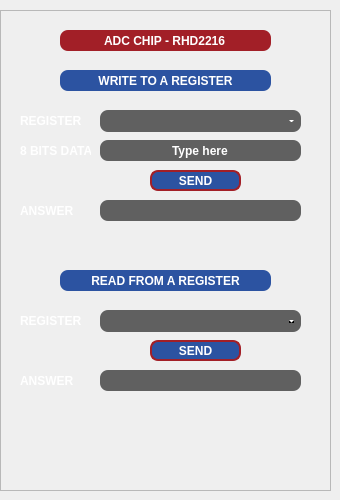
        <widget class="QWidget" name="tab">
         <attribute name="title">
          <string>ADVANCED</string>
         </attribute>
         <widget class="QFrame" name="frame">
          <property name="geometry">
           <rect>
            <x>0</x>
            <y>10</y>
            <width>331</width>
            <height>481</height>
           </rect>
          </property>
          <property name="styleSheet">
           <string notr="true">QComboBox{color:#FFFFFF;font:6pt&quot;DejaVu Sans&quot;;font-weight:bold;background-color:#606060;border:0px;border-radius:8px;padding:6px}QListView{color:#FFFFFF;font:7pt&quot;DejaVu Sans&quot;;font-weight:bold;background-color:#969696;border:0px;}QListView{color:#FFFFFF;font:7pt&quot;DejaVu Sans&quot;;font-weight:bold;background-color:#606060;border:0px;border-radius:6px;}QComboBox::drop-down{width:20px;border:5px;}QComboBox::down-arrow{border-left:2px solid none;border-right:2px solid none;border-top:2px solid #FFFFFF;width:0.5px;height:1px;border-radius:2px;}QComboBox::down-arrow:hover{background-color:#606060;border-left:2px solid none;border-right:2px solid none;border-top:2px solid #A21F27;width:0.5px;height:1px;border-radius:2px;}QAbstractItemView{border:2px solid #969696;selection-background-color:#2C53A1;}QLineEdit{border:#969696;background-color:#606060;border-radius:8px;color:#FFFFFF;font:7pt&quot;DejaVu Sans&quot;;font-weight:bold;}QLabel{color:#FFFFFF;font:7pt&quot;DejaVu Sans&quot;;font-weight:bold;}</string>
          </property>
          <property name="frameShape">
           <enum>QFrame::StyledPanel</enum>
          </property>
          <property name="frameShadow">
           <enum>QFrame::Raised</enum>
          </property>
          <widget class="QComboBox" name="write_register_combobox">
           <property name="geometry">
            <rect>
             <x>100</x>
             <y>100</y>
             <width>201</width>
             <height>22</height>
            </rect>
           </property>
           <property name="styleSheet">
            <string notr="true"/>
           </property>
          </widget>
          <widget class="QLineEdit" name="write_data_lineedit">
           <property name="geometry">
            <rect>
             <x>100</x>
             <y>130</y>
             <width>201</width>
             <height>21</height>
            </rect>
           </property>
           <property name="styleSheet">
            <string notr="true"/>
           </property>
           <property name="text">
            <string notr="true">Type here</string>
           </property>
           <property name="alignment">
            <set>Qt::AlignCenter</set>
           </property>
          </widget>
          <widget class="QLabel" name="label_41">
           <property name="geometry">
            <rect>
             <x>20</x>
             <y>100</y>
             <width>71</width>
             <height>21</height>
            </rect>
           </property>
           <property name="text">
            <string notr="true">REGISTER</string>
           </property>
           <property name="alignment">
            <set>Qt::AlignLeading|Qt::AlignLeft|Qt::AlignVCenter</set>
           </property>
          </widget>
          <widget class="QLabel" name="label_42">
           <property name="geometry">
            <rect>
             <x>20</x>
             <y>130</y>
             <width>71</width>
             <height>21</height>
            </rect>
           </property>
           <property name="text">
            <string notr="true">8 BITS DATA</string>
           </property>
           <property name="alignment">
            <set>Qt::AlignLeading|Qt::AlignLeft|Qt::AlignVCenter</set>
           </property>
          </widget>
          <widget class="QComboBox" name="read__register_combobox">
           <property name="geometry">
            <rect>
             <x>100</x>
             <y>300</y>
             <width>201</width>
             <height>22</height>
            </rect>
           </property>
           <property name="styleSheet">
            <string notr="true"/>
           </property>
          </widget>
          <widget class="QLabel" name="label_49">
           <property name="geometry">
            <rect>
             <x>20</x>
             <y>300</y>
             <width>71</width>
             <height>21</height>
            </rect>
           </property>
           <property name="text">
            <string notr="true">REGISTER</string>
           </property>
           <property name="alignment">
            <set>Qt::AlignLeading|Qt::AlignLeft|Qt::AlignVCenter</set>
           </property>
          </widget>
          <widget class="QLabel" name="label_50">
           <property name="geometry">
            <rect>
             <x>20</x>
             <y>190</y>
             <width>71</width>
             <height>21</height>
            </rect>
           </property>
           <property name="text">
            <string notr="true">ANSWER</string>
           </property>
           <property name="alignment">
            <set>Qt::AlignLeading|Qt::AlignLeft|Qt::AlignVCenter</set>
           </property>
          </widget>
          <widget class="QLineEdit" name="write_answer_lineedit">
           <property name="geometry">
            <rect>
             <x>100</x>
             <y>190</y>
             <width>201</width>
             <height>21</height>
            </rect>
           </property>
           <property name="styleSheet">
            <string notr="true"/>
           </property>
           <property name="text">
            <string notr="true"/>
           </property>
           <property name="alignment">
            <set>Qt::AlignCenter</set>
           </property>
           <property name="readOnly">
            <bool>true</bool>
           </property>
          </widget>
          <widget class="QLabel" name="label_51">
           <property name="geometry">
            <rect>
             <x>20</x>
             <y>360</y>
             <width>61</width>
             <height>21</height>
            </rect>
           </property>
           <property name="text">
            <string notr="true">ANSWER</string>
           </property>
           <property name="alignment">
            <set>Qt::AlignLeading|Qt::AlignLeft|Qt::AlignVCenter</set>
           </property>
          </widget>
          <widget class="QLineEdit" name="read_answer_lineedit">
           <property name="geometry">
            <rect>
             <x>100</x>
             <y>360</y>
             <width>201</width>
             <height>21</height>
            </rect>
           </property>
           <property name="styleSheet">
            <string notr="true"/>
           </property>
           <property name="text">
            <string notr="true"/>
           </property>
           <property name="alignment">
            <set>Qt::AlignCenter</set>
           </property>
           <property name="readOnly">
            <bool>true</bool>
           </property>
          </widget>
          <widget class="QLineEdit" name="chip_lineedit">
           <property name="geometry">
            <rect>
             <x>60</x>
             <y>20</y>
             <width>211</width>
             <height>21</height>
            </rect>
           </property>
           <property name="styleSheet">
            <string notr="true">QLineEdit{border:#969696;background-color:#A21F27;border-radius:8px;color:#FFFFFF;font:7pt&quot;helvetica&quot;;font-weight:bold;}</string>
           </property>
           <property name="text">
            <string notr="true">ADC CHIP - RHD2216</string>
           </property>
           <property name="alignment">
            <set>Qt::AlignCenter</set>
           </property>
           <property name="dragEnabled">
            <bool>false</bool>
           </property>
           <property name="readOnly">
            <bool>true</bool>
           </property>
          </widget>
          <widget class="QPushButton" name="send_write_button">
           <property name="geometry">
            <rect>
             <x>150</x>
             <y>160</y>
             <width>91</width>
             <height>21</height>
            </rect>
           </property>
           <property name="cursor">
            <cursorShape>PointingHandCursor</cursorShape>
           </property>
           <property name="styleSheet">
            <string notr="true">QPushButton{border:2px solid #A21F27;border-radius:8px;background-color:#2C53A1;color:#FFFFFF;font:7pt&quot;DejaVu Sans&quot;;font-weight:bold;}QPushButton:pressed{border:2px solid #A21F27;border-radius:8px;background-color:#A21F27;color:#FFFFFF;}QPushButton::!enabled{border:2px solid #969696;border-radius:8px;background-color:#606060;color:#FFFFFF;font:7pt&quot;DejaVu Sans&quot;;font-weight:bold;}</string>
           </property>
           <property name="text">
            <string notr="true">SEND</string>
           </property>
           <property name="checked">
            <bool>false</bool>
           </property>
          </widget>
          <widget class="QPushButton" name="send_read_button">
           <property name="geometry">
            <rect>
             <x>150</x>
             <y>330</y>
             <width>91</width>
             <height>21</height>
            </rect>
           </property>
           <property name="cursor">
            <cursorShape>PointingHandCursor</cursorShape>
           </property>
           <property name="styleSheet">
            <string notr="true">QPushButton{border:2px solid #A21F27;border-radius:8px;background-color:#2C53A1;color:#FFFFFF;font:7pt&quot;DejaVu Sans&quot;;font-weight:bold;}QPushButton:pressed{border:2px solid #A21F27;border-radius:8px;background-color:#A21F27;color:#FFFFFF;}QPushButton::!enabled{border:2px solid #969696;border-radius:8px;background-color:#606060;color:#FFFFFF;font:7pt&quot;DejaVu Sans&quot;;font-weight:bold;}</string>
           </property>
           <property name="text">
            <string notr="true">SEND</string>
           </property>
           <property name="checked">
            <bool>false</bool>
           </property>
          </widget>
          <widget class="QLabel" name="label_56">
           <property name="geometry">
            <rect>
             <x>60</x>
             <y>60</y>
             <width>211</width>
             <height>21</height>
            </rect>
           </property>
           <property name="styleSheet">
            <string notr="true">QLabel{border:#969696;background-color:#2C53A1;border-radius:8px;color:#FFFFFF;font:7pt&quot;helvetica&quot;;font-weight:bold;}</string>
           </property>
           <property name="text">
            <string notr="true">WRITE TO A REGISTER</string>
           </property>
           <property name="alignment">
            <set>Qt::AlignCenter</set>
           </property>
          </widget>
          <widget class="QLabel" name="label_57">
           <property name="geometry">
            <rect>
             <x>60</x>
             <y>260</y>
             <width>211</width>
             <height>21</height>
            </rect>
           </property>
           <property name="styleSheet">
            <string notr="true">QLabel{border:#969696;background-color:#2C53A1;border-radius:8px;color:#FFFFFF;font:7pt&quot;helvetica&quot;;font-weight:bold;}</string>
           </property>
           <property name="text">
            <string notr="true">READ FROM A REGISTER</string>
           </property>
           <property name="alignment">
            <set>Qt::AlignCenter</set>
           </property>
          </widget>
         </widget>
        </widget>
